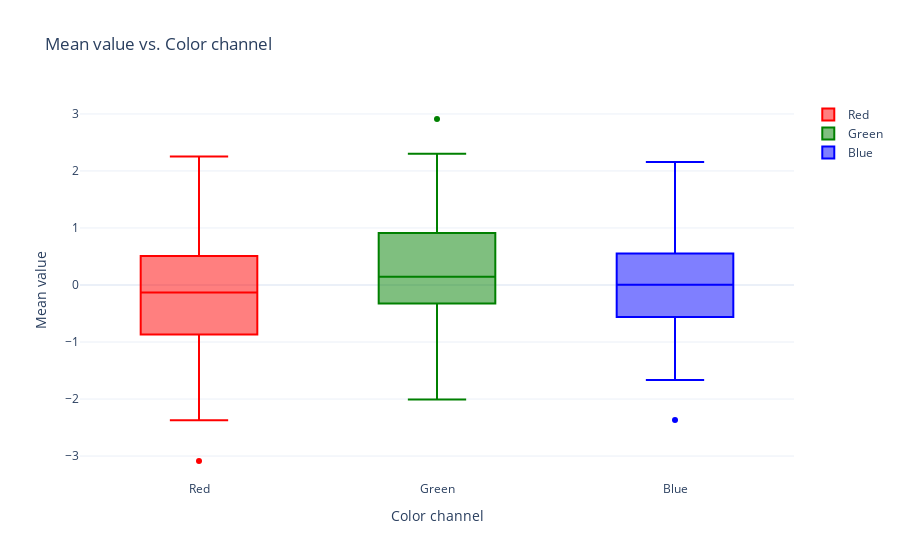

Notebook code for this chart:
### Markdown cell above
Tổng hợp các kênh

### Code cell
fig = go.Figure()

for idx, values in enumerate([red_values, green_values, blue_values]):
    if idx == 0:
        color = "Red"
    if idx == 1:
        color = "Green"
    if idx == 2:
        color = "Blue"
    fig.add_trace(go.Box(x=[color]*len(values), y=values, name=color, marker=dict(color=color.lower())))

fig.update_layout(yaxis_title="Mean value", xaxis_title="Color channel",
                  title="Mean value vs. Color channel", template="plotly_white")

### Figure 1 — Plotly figure (JSON) as saved in the notebook; plotly's stock layout.template omitted (floating-point values rounded to 4 significant figures)
{"data": [{"marker": {"color": "red"}, "name": "Red", "x": ["Red", "Red", "Red", "Red", "Red", "Red", "Red", "Red", "Red", "Red", "Red", "Red", "Red", "Red", "Red", "Red", "Red", "Red", "Red", "Red", "Red", "Red", "Red", "Red", "Red", "Red", "Red", "Red", "Red", "Red", "Red", "Red", "Red", "Red", "Red", "Red", "Red", "Red", "Red", "Red", "Red", "Red", "Red", "Red", "Red", "Red", "Red", "Red", "Red", "Red", "Red", "Red", "Red", "Red", "Red", "Red", "Red", "Red", "Red", "Red", "Red", "Red", "Red", "Red", "Red", "Red", "Red", "Red", "Red", "Red", "Red", "Red", "Red", "Red", "Red", "Red", "Red", "Red", "Red", "Red", "Red", "Red", "Red", "Red", "Red", "Red", "Red", "Red", "Red", "Red", "Red", "Red", "Red", "Red", "Red", "Red", "Red", "Red", "Red", "Red"], "y": [-0.9778, -1.694, 0.4818, 0.9418, -0.8867, 0.004781, 1.119, -0.5246, -1.389, 0.8889, -1.075, -0.6393, 0.4958, 1.424, -0.2524, -0.3381, -0.5537, 1.55, 1.75, -1.736, -0.03055, 0.7525, 2.253, -0.43, -0.9065, -1.287, 0.1731, -0.5261, -1.229, -0.4215, 0.2967, -0.7542, 1.702, 0.1727, -1.55, -0.454, 0.5883, -1.059, 0.2399, 0.2095, 1.021, -0.6667, -0.5479, -1.992, 1.258, -0.9626, 0.4784, -3.087, 0.6062, 1.358, 0.7208, -1.963, -0.1346, 0.3998, 0.2857, -0.4126, -0.8848, 0.3396, 0.04012, 0.5154, 1.102, -1.511, 0.7371, -1.529, -0.1268, 0.731, -1.779, -0.7654, 0.01136, -0.1887, -0.01281, -0.9081, -0.7457, -0.1888, -0.4834, -2.372, -0.8551, -0.2325, -1.153, -0.9962, -0.3142, -1.321, -0.01928, 0.3748, 0.6503, 0.3446, 2.048, -0.6336, 0.297, 0.3854, -0.3138, 0.1331, 2.054, -0.4731, 0.4168, 1.115, -1.405, 0.5027, 1.344, 0.8499], "type": "box"}, {"marker": {"color": "green"}, "name": "Green", "x": ["Green", "Green", "Green", "Green", "Green", "Green", "Green", "Green", "Green", "Green", "Green", "Green", "Green", "Green", "Green", "Green", "Green", "Green", "Green", "Green", "Green", "Green", "Green", "Green", "Green", "Green", "Green", "Green", "Green", "Green", "Green", "Green", "Green", "Green", "Green", "Green", "Green", "Green", "Green", "Green", "Green", "Green", "Green", "Green", "Green", "Green", "Green", "Green", "Green", "Green", "Green", "Green", "Green", "Green", "Green", "Green", "Green", "Green", "Green", "Green", "Green", "Green", "Green", "Green", "Green", "Green", "Green", "Green", "Green", "Green", "Green", "Green", "Green", "Green", "Green", "Green", "Green", "Green", "Green", "Green", "Green", "Green", "Green", "Green", "Green", "Green", "Green", "Green", "Green", "Green", "Green", "Green", "Green", "Green", "Green", "Green", "Green", "Green", "Green", "Green"], "y": [0.2965, -1.14, -0.3623, 0.2985, 0.1842, -0.03921, 0.08762, -0.1276, -0.3564, 0.1837, 0.195, -1.918, 0.7542, 0.8866, 0.6569, 1.069, 0.05363, 0.8259, 0.7231, 1.106, -0.2666, 0.0453, -0.1236, -0.2414, 2.3, 0.899, 2.911, -0.03226, -0.8826, 0.4818, 1.084, 0.06239, -0.1287, 0.4578, 0.8814, 0.3859, -0.6628, -1.588, -1.066, 1.252, 1.455, -1.389, 0.003163, -0.2537, -0.4499, -0.2149, 0.8949, 1.946, 0.1162, 1.259, 1.254, 1.577, -0.2546, 0.04967, 0.456, -0.2904, -1.321, 1.743, 0.91, 0.1845, 1.317, -1.205, -2.008, 1.738, -0.112, -1.675, 0.1993, 0.9345, -1.524, -0.2525, -1.011, -1.022, -1.202, 1.378, 1.346, 0.9926, 0.09941, 0.426, -1.133, 0.2834, 0.7588, -0.1808, 1.099, -0.5679, 0.1543, -0.6763, 0.06593, -0.1931, 1.659, 1.525, 0.6331, 0.9156, 1.319, 1.735, 0.139, 1.486, -0.6817, -1.576, -0.5846, -0.5103], "type": "box"}, {"marker": {"color": "blue"}, "name": "Blue", "x": ["Blue", "Blue", "Blue", "Blue", "Blue", "Blue", "Blue", "Blue", "Blue", "Blue", "Blue", "Blue", "Blue", "Blue", "Blue", "Blue", "Blue", "Blue", "Blue", "Blue", "Blue", "Blue", "Blue", "Blue", "Blue", "Blue", "Blue", "Blue", "Blue", "Blue", "Blue", "Blue", "Blue", "Blue", "Blue", "Blue", "Blue", "Blue", "Blue", "Blue", "Blue", "Blue", "Blue", "Blue", "Blue", "Blue", "Blue", "Blue", "Blue", "Blue", "Blue", "Blue", "Blue", "Blue", "Blue", "Blue", "Blue", "Blue", "Blue", "Blue", "Blue", "Blue", "Blue", "Blue", "Blue", "Blue", "Blue", "Blue", "Blue", "Blue", "Blue", "Blue", "Blue", "Blue", "Blue", "Blue", "Blue", "Blue", "Blue", "Blue", "Blue", "Blue", "Blue", "Blue", "Blue", "Blue", "Blue", "Blue", "Blue", "Blue", "Blue", "Blue", "Blue", "Blue", "Blue", "Blue", "Blue", "Blue", "Blue", "Blue"], "y": [1.434, 0.09451, -0.7391, 0.4328, 0.009273, -0.7159, -1.094, -0.2577, 1.848, -0.6575, -0.4559, 1.245, -0.912, -1.215, 0.3714, -0.7131, 1.694, 0.4873, -0.1342, -1.348, 0.2049, 0.2854, 0.4995, -2.367, 0.8567, -1.408, 0.6665, -0.3606, -0.6801, 1.057, -0.3377, 0.6277, -0.5553, 2.158, -0.4066, -1.011, -0.4569, -0.5919, -0.8051, -0.1717, -0.535, 0.1011, 0.516, 0.07081, 0.1867, -1.326, 0.7526, 1.93, -0.4915, -0.1032, -0.7277, -0.2847, 0.5256, -0.06181, 1.178, -0.01402, -1.668, -0.0136, 0.04925, -0.8033, -0.5643, 0.5422, -1.646, -0.09145, 0.4469, 0.1278, -0.9005, -0.003469, 0.4622, -1.284, 1.058, 1.119, 0.1535, -0.6641, 0.2224, -0.1398, 1.152, 0.8998, -0.1765, 0.1066, 0.7063, 0.1367, -1.243, 0.06377, -0.2404, 1.271, 0.09896, 0.6169, 0.9588, -0.4367, 0.2411, 1.251, 0.9932, -0.04729, 0.5626, -0.6122, 0.9977, 1.417, -0.4268, -0.07555], "type": "box"}], "layout": {"yaxis": {"title": {"text": "Mean value"}}, "xaxis": {"title": {"text": "Color channel"}}, "title": {"text": "Mean value vs. Color channel"}}}
